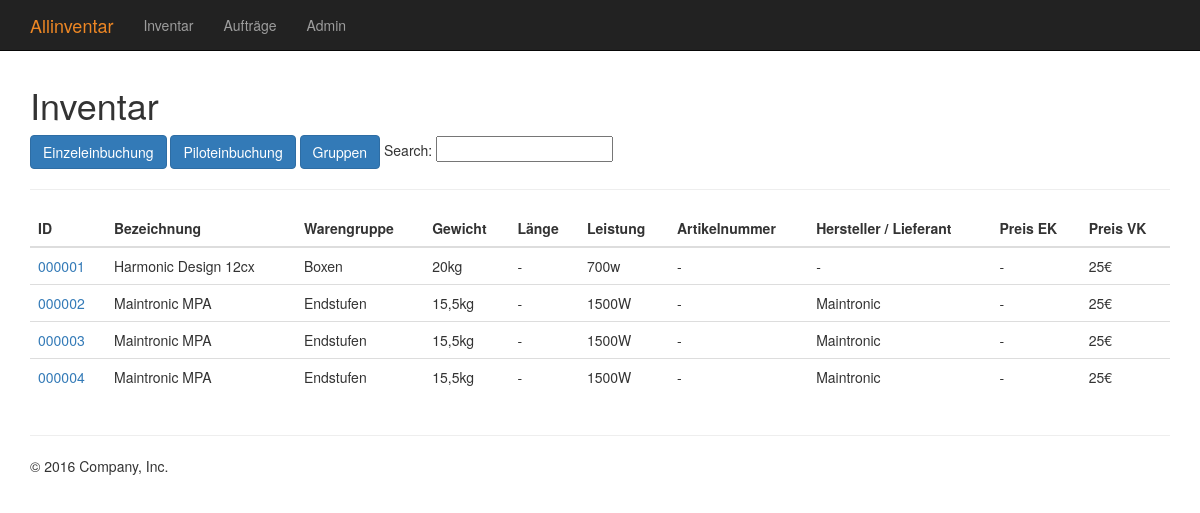
The app's page /inventory/, older data.
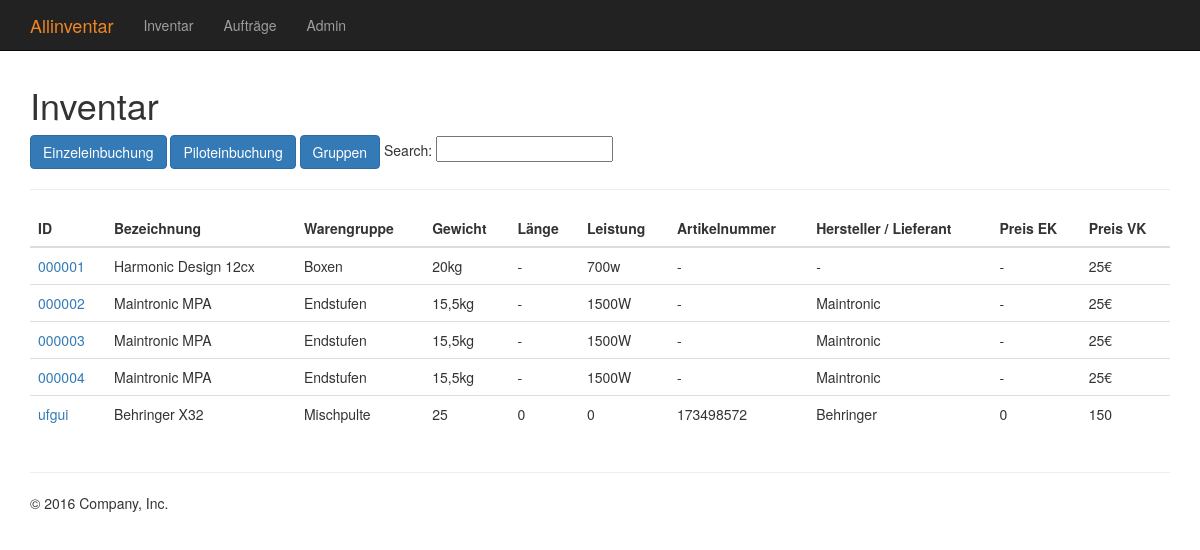
The same page, newer data.
### inventory/models.py (models this page shows, shortened)
class InventoryItem(models.Model):
    identifier = models.CharField(max_length=30)
    material = models.ForeignKey(Material, on_delete=models.CASCADE)
    status = models.ForeignKey(MaterialStatus, on_delete=models.CASCADE, null=True)
    lager = models.CharField(max_length=10)
    pruefnummer = models.CharField(max_length=30)
    seriennummer = models.CharField(max_length=30)
    def __str__(self):
        return "%s - %s" % (self.identifier, self.material.bezeichnung)

class Material(models.Model):
    bezeichnung = models.CharField(max_length=100)
    warengruppe = models.ForeignKey(MaterialGroup, on_delete=models.CASCADE)
    gewicht = models.IntegerField(null=True)
    laenge = models.IntegerField(null=True)
    leistung = models.IntegerField(null=True)
    artikelnummer = models.CharField(max_length=50, null=True)
    hersteller_lieferant = models.CharField(max_length=100, null=True)
    preis_ek = models.IntegerField(null=True)
    preis_vk = models.IntegerField(null=True)

class MaterialGroup(models.Model):
    description = models.CharField(max_length=100)
    def __str__(self):
        return self.description

### inventory/views.py (the view)
def index(request):
    all_items = InventoryItem.objects.all()
    template = loader.get_template('inventory/index.html')
    context = {
        'all_inventory_items': all_items
    }
    return HttpResponse(template.render(context, request))

### inventory/templates/inventory/index.html
{% extends "base.html" %}
{% block content %}
  <div class="row">
    <div class="col-md-12">
      <h1>Inventar</h1>
      <a href="#" class="btn btn-primary">Einzeleinbuchung</a>
      <a href="#" class="btn btn-primary">Piloteinbuchung</a>
      <a href="#" class="btn btn-primary">Gruppen</a>
      Search: <input type="text">
      <hr/>
      {% if all_inventory_items %}
        <div class="table-responsive">
          <table class="table">
            <thead>
              <tr>
                <th>ID</th>
                <th>Bezeichnung</th>
                <th>Warengruppe</th>
                <th>Gewicht</th>
                <th>Länge</th>
                <th>Leistung</th>
                <th>Artikelnummer</th>
                <th>Hersteller / Lieferant</th>
                <th>Preis EK</th>
                <th>Preis VK</th>
              </tr>
            </thead>
            <tbody>
              {% for inventory in all_inventory_items %}
                <tr>
                  <td><a href="/inventory/{{ inventory.id }}/">{{ inventory.identifier }}</a></td>
                  <td>{{ inventory.material.bezeichnung }}</td>
                  <td>{{ inventory.material.warengruppe }}</td>
                  <td>{{ inventory.material.gewicht }}</td>
                  <td>{{ inventory.material.laenge }}</td>
                  <td>{{ inventory.material.leistung }}</td>
                  <td>{{ inventory.material.artikelnummer }}</td>
                  <td>{{ inventory.material.hersteller_lieferant }}</td>
                  <td>{{ inventory.material.preis_ek }}</td>
                  <td>{{ inventory.material.preis_vk }}</td>
                </tr>
              {% endfor %}
            </tbody>
          </table>
        </div>
      {% endif %}
    </div>
  </div>
{% endblock %}

### allinventar/templates/base.html (shortened to what this page needs)
{% load bootstrap3 %}
<!DOCTYPE html>
<html lang="en">
  <head>
    {% bootstrap_css %}
  </head>
  <body>
    <nav class="navbar navbar-inverse navbar-fixed-top">
      <div class="container">
        <div class="navbar-header">
          <a class="navbar-brand" href="#">Allinventar</a>
        </div>
        <div id="navbar" class="navbar-collapse collapse">
          <ul class="nav navbar-nav">
            <li><a href="/inventory">Inventar</a></li>
            <li><a href="/orders">Aufträge</a></li>
            <li><a href="/admin">Admin</a></li>
        </div>
      </div>
    </nav>
    <div class="container">
      {% block content %}{% endblock %}
      <hr>
      <footer>
        <p>&copy; 2016 Company, Inc.</p>
      </footer>
    </div>
  </body>
</html>

### allinventar/templates/base.html (style rules this page uses)
body { padding-top: 65px; }
.navbar-brand { color: #ee8724 !important; }

Row changes from the older to the newer data that the page shows:
added InventoryItem: identifier "ufgui", material.bezeichnung "Behringer X32", material.warengruppe "Mischpulte", material.gewicht "25", material.laenge "0", material.leistung "0", material.artikelnummer "173498572", material.hersteller_lieferant "Behringer", material.preis_ek "0", material.preis_vk "150"
